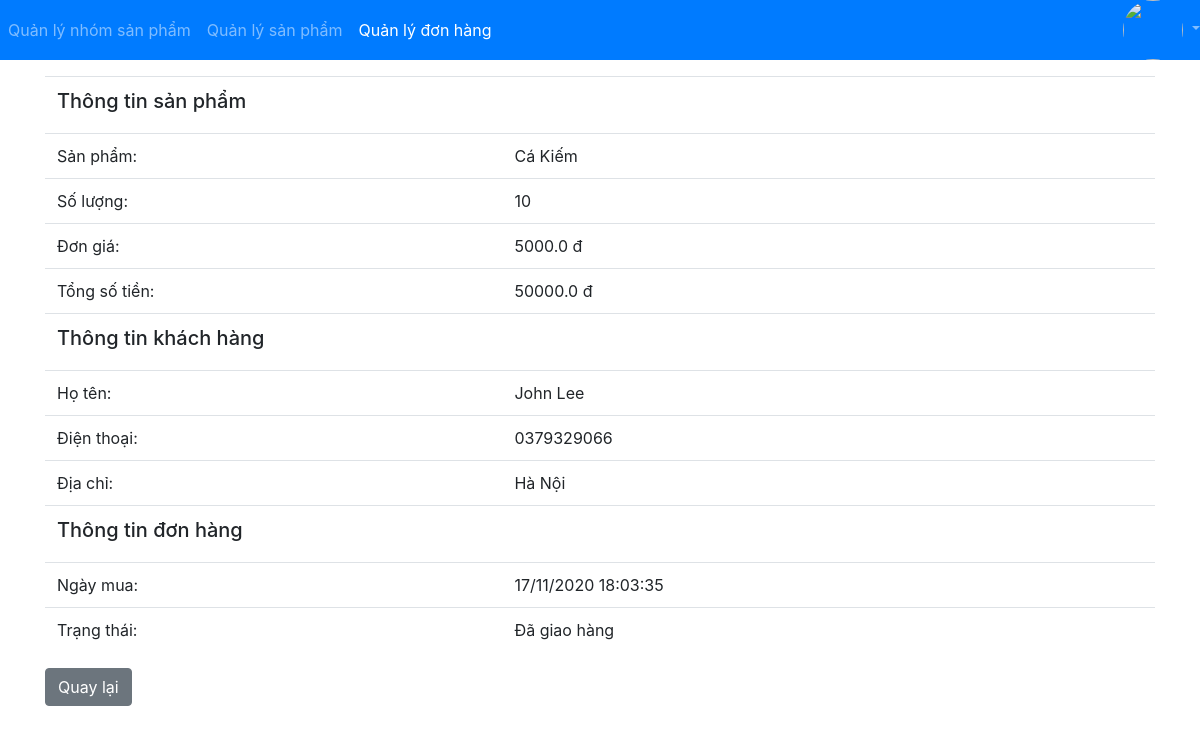
The page /staff/view-order/3 (signed in) on the database its author committed.
### app/models.py (models this page shows, shortened)
class Order(models.Model):
    class Status:
        NEW = 0
        DELIVERED = 1
        CANCELED = 2
    product = models.ForeignKey(Product, on_delete=models.PROTECT, verbose_name='Sản phẩm')
    qty = models.IntegerField(verbose_name='Số lượng')
    customer_name = models.CharField(max_length=50, verbose_name='Tên khách hàng')
    customer_phone = models.CharField(max_length=20, verbose_name='Số điện thoại')
    customer_address = models.CharField(max_length=200, verbose_name='Địa chỉ')
    order_date = models.DateTimeField(verbose_name='Ngày đặt hàng')
    deliver_date = models.DateTimeField(null=True, verbose_name='Ngày giao hàng')
    status = models.IntegerField(verbose_name='Tình trạng')
    @property
    def total(self):
        return self.qty * self.product.price

class Product(models.Model):
    code = models.CharField(max_length=30,  unique=True, verbose_name='Mã')
    name = models.CharField(max_length=200, verbose_name='Tên sản phẩm')
    description = models.CharField(max_length=1000,  blank=True, verbose_name='Miêu tả')
    price = models.FloatField(verbose_name='Giá')
    category = models.ForeignKey(Category, on_delete=models.PROTECT, verbose_name='Loại sản phẩm')
    image = models.ImageField(upload_to='assets/img/product', verbose_name='Ảnh')

### app/views_staff.py (the view)
@login_required
def viewOrder(request, pk):
    order = Order.objects.get(pk=pk)
    context = {'order': order}
    return render(request, 'staff/order/detail.html', context)

### app/templates/staff/order/detail.html (shortened to what this page needs)
{% extends "../base.html" %}
{% block menu %}
  {% with page=3 %}
    {{block.super}}
  {% endwith %}
{% endblock %}
{% block content %}
  <div class="container mt-3">
    <table class="table">
      <tr>
        <td colspan="2">
          <h5>Thông tin sản phẩm</h5>
        </td>
      </tr>
      <tr>
        <td>Sản phẩm:</td>
        <td>{{order.product.name}}</td>
      </tr>
      <tr>
        <td>Số lượng:</td>
        <td>{{order.qty}}</td>
      </tr>
      <tr>
        <td>Đơn giá:</td>
        <td>{{order.product.price}} đ</td>
      </tr>
      <tr>
        <td>Tổng số tiền:</td>
        <td>{{order.total}} đ</td>
      </tr>
      <tr>
        <td colspan="2">
          <h5>Thông tin khách hàng</h5>
        </td>
      </tr>
      <tr>
        <td>Họ tên:</td>
        <td>{{order.customer_name}}</td>
      </tr>
      <tr>
        <td>Điện thoại:</td>
        <td>{{order.customer_phone}}</td>
      </tr>
      <tr>
        <td>Địa chỉ:</td>
        <td>{{order.customer_address}}</td>
      </tr>
      <tr>
        <td colspan="2">
          <h5>Thông tin đơn hàng</h5>
        </td>
      </tr>
      <tr>
        <td>Ngày mua:</td>
        <td>{{order.order_date|date:"d/m/Y H:i:s"}}</td>
      </tr>
      <tr>
        <td>Trạng thái:</td>
        <td>
          {% if order.status == 1 %} Đã giao hàng {% endif %}
        </td>
      </tr>
    </table>
    <div class="mb-3">
      <a class="btn btn-secondary"
       href='/staff/list-order'>Quay lại</a>
    </div>
  </div>
{% endblock %}

### rows shown on the page
Order: product.name "Cá Kiếm", qty "10", product.price "5000.0", total "50000.0", customer_name "John Lee", customer_phone "0379329066", customer_address "Hà Nội", order_date "17/11/2020 18:03:35"
